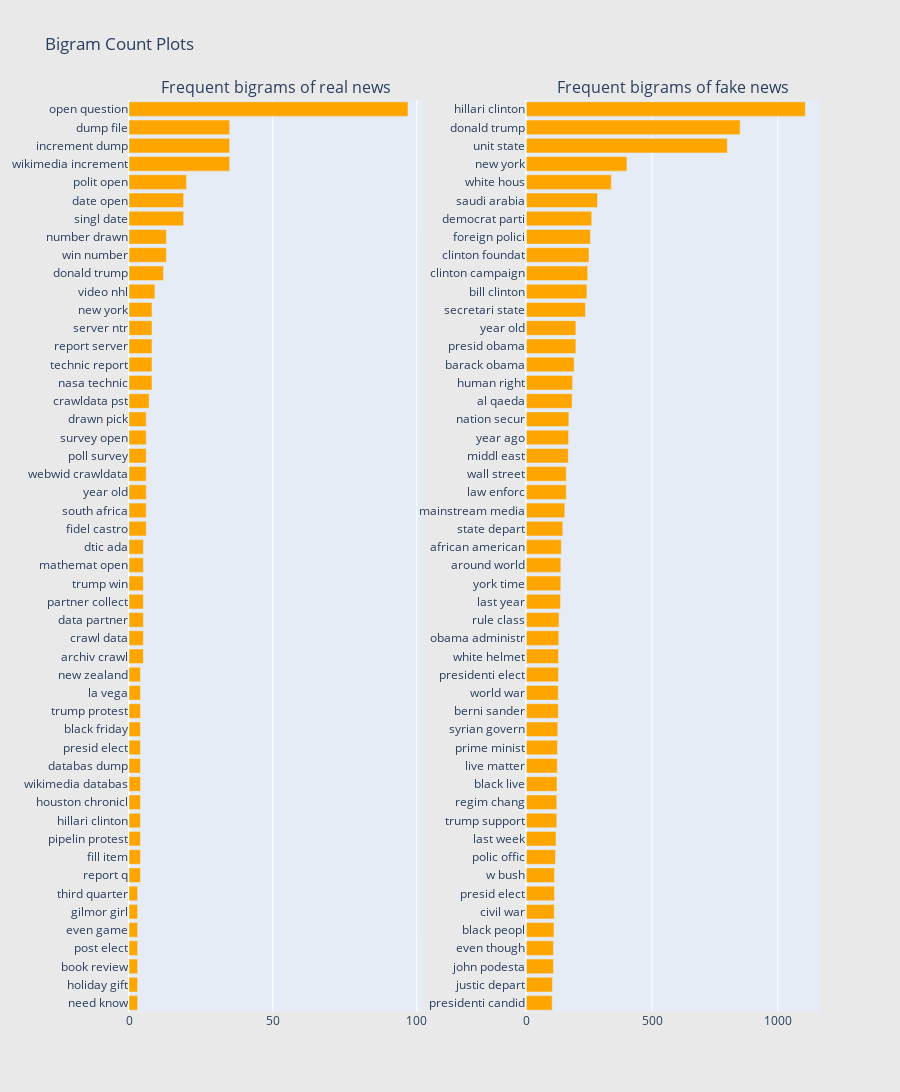

Notebook cell for this chart:
### Markdown cell above
**Observations:**

* Some of the top words are common across both the classes like 'trump', 'elect', 'obama' etc
* The other top words in real news after excluding the common ones at the very top are 'open', 'question' etc
* The other top words in insincere questions after excluding the common ones are 'trump', 'men', 'us' etc <br>

**Now let us also create bigram frequency plots for both the classes separately to get more idea.**

### Code cell
# for colab plotly
configure_plotly_browser_state()

freq_dict = defaultdict(int)
for sent in df_real["text"]:
    for word in generate_ngrams(sent,2):
        freq_dict[word] += 1
fd_sorted = pd.DataFrame(sorted(freq_dict.items(), key=lambda x: x[1])[::-1])
fd_sorted.columns = ["word", "wordcount"]
trace0 = horizontal_bar_chart(fd_sorted.head(50), 'orange')


freq_dict = defaultdict(int)
for sent in df_fake["text"]:
    for word in generate_ngrams(sent,2):
        freq_dict[word] += 1
fd_sorted = pd.DataFrame(sorted(freq_dict.items(), key=lambda x: x[1])[::-1])
fd_sorted.columns = ["word", "wordcount"]
trace1 = horizontal_bar_chart(fd_sorted.head(50), 'orange')

# Creating two subplots
fig = tools.make_subplots(rows=1, cols=2, vertical_spacing=0.04,horizontal_spacing=0.15,
                          subplot_titles=["Frequent bigrams of real news", 
                                          "Frequent bigrams of fake news"])
fig.append_trace(trace0, 1, 1)
fig.append_trace(trace1, 1, 2)
fig['layout'].update(height=1200, width=900, paper_bgcolor='rgb(233,233,233)', title="Bigram Count Plots")
py.iplot(fig, filename='word-plots')

### Figure 1 — Plotly figure (JSON) as saved in the notebook; plotly's stock layout.template omitted (floating-point values rounded to 4 significant figures)
{"data": [{"showlegend": false, "orientation": "h", "yaxis": "y", "y": ["need know", "holiday gift", "book review", "post elect", "even game", "gilmor girl", "third quarter", "report q", "fill item", "pipelin protest", "hillari clinton", "houston chronicl", "wikimedia databas", "databas dump", "presid elect", "black friday", "trump protest", "la vega", "new zealand", "archiv crawl", "crawl data", "data partner", "partner collect", "trump win", "mathemat open", "dtic ada", "fidel castro", "south africa", "year old", "webwid crawldata", "poll survey", "survey open", "drawn pick", "crawldata pst", "nasa technic", "technic report", "report server", "server ntr", "new york", "video nhl", "donald trump", "win number", "number drawn", "singl date", "date open", "polit open", "wikimedia increment", "increment dump", "dump file", "open question"], "xaxis": "x", "marker": {"color": "orange"}, "x": [3, 3, 3, 3, 3, 3, 3, 4, 4, 4, 4, 4, 4, 4, 4, 4, 4, 4, 4, 5, 5, 5, 5, 5, 5, 5, 6, 6, 6, 6, 6, 6, 6, 7, 8, 8, 8, 8, 8, 9, 12, 13, 13, 19, 19, 20, 35, 35, 35, 97], "type": "bar"}, {"showlegend": false, "orientation": "h", "yaxis": "y2", "y": ["presidenti candid", "justic depart", "john podesta", "even though", "black peopl", "civil war", "presid elect", "w bush", "polic offic", "last week", "trump support", "regim chang", "black live", "live matter", "prime minist", "syrian govern", "berni sander", "world war", "presidenti elect", "white helmet", "obama administr", "rule class", "last year", "york time", "around world", "african american", "state depart", "mainstream media", "law enforc", "wall street", "middl east", "year ago", "nation secur", "al qaeda", "human right", "barack obama", "presid obama", "year old", "secretari state", "bill clinton", "clinton campaign", "clinton foundat", "foreign polici", "democrat parti", "saudi arabia", "white hous", "new york", "unit state", "donald trump", "hillari clinton"], "xaxis": "x2", "marker": {"color": "orange"}, "x": [103, 104, 108, 108, 110, 111, 112, 112, 116, 118, 121, 121, 122, 123, 124, 125, 127, 127, 128, 128, 129, 130, 136, 137, 137, 139, 145, 153, 159, 159, 167, 168, 169, 182, 184, 190, 197, 197, 235, 241, 244, 249, 255, 260, 283, 338, 400, 799, 850, 1109], "type": "bar"}], "layout": {"xaxis": {"domain": [0, 0.425], "anchor": "y"}, "title": {"text": "Bigram Count Plots"}, "paper_bgcolor": "rgb(233,233,233)", "yaxis": {"domain": [0, 1], "anchor": "x"}, "xaxis2": {"domain": [0.575, 1], "anchor": "y2"}, "height": 1200, "width": 900, "yaxis2": {"domain": [0, 1], "anchor": "x2"}, "annotations": [{"yanchor": "bottom", "xref": "paper", "xanchor": "center", "yref": "paper", "text": "Frequent bigrams of real news", "y": 1, "x": 0.2125, "font": {"size": 16}, "showarrow": false}, {"yanchor": "bottom", "xref": "paper", "xanchor": "center", "yref": "paper", "text": "Frequent bigrams of fake news", "y": 1, "x": 0.7875, "font": {"size": 16}, "showarrow": false}]}}
